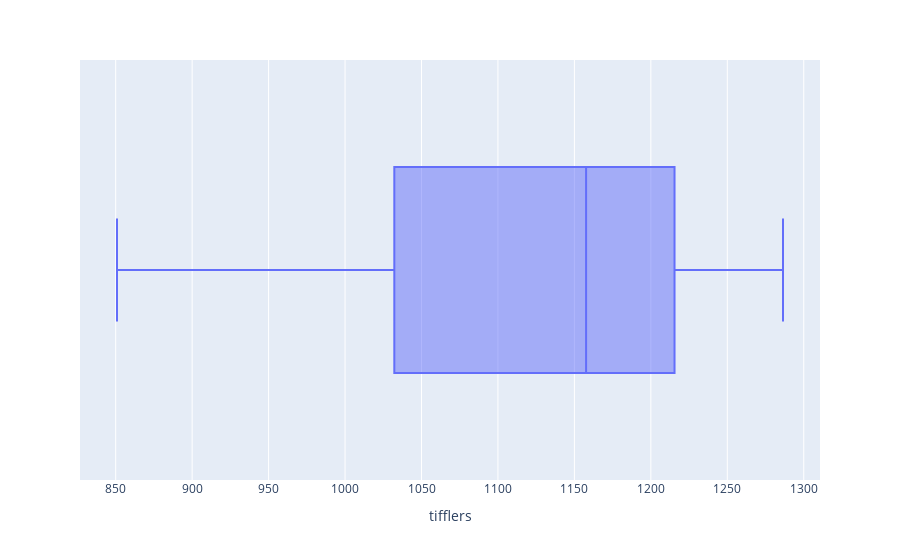

The code cell stored with this chart in its notebook:
### Code cell
fig = px.box(df, x="tifflers")
fig.show()

### Figure 1 — Plotly figure (JSON) as saved in the notebook; plotly's stock layout.template omitted (floating-point values rounded to 4 significant figures; data arrays with more than 128 entries replaced by an {"elided": "..."} marker saying what was removed)
{"data": [{"alignmentgroup": "True", "hovertemplate": "tifflers=%{x}<extra></extra>", "legendgroup": "", "marker": {"color": "#636efa"}, "name": "", "notched": false, "offsetgroup": "", "orientation": "h", "showlegend": false, "type": "box", "x": {"elided": "246 float values"}, "x0": " ", "xaxis": "x", "y0": " ", "yaxis": "y"}], "layout": {"boxmode": "group", "legend": {"tracegroupgap": 0}, "margin": {"t": 60}, "xaxis": {"anchor": "y", "domain": [0, 1], "title": {"text": "tifflers"}}, "yaxis": {"anchor": "x", "domain": [0, 1]}}}
